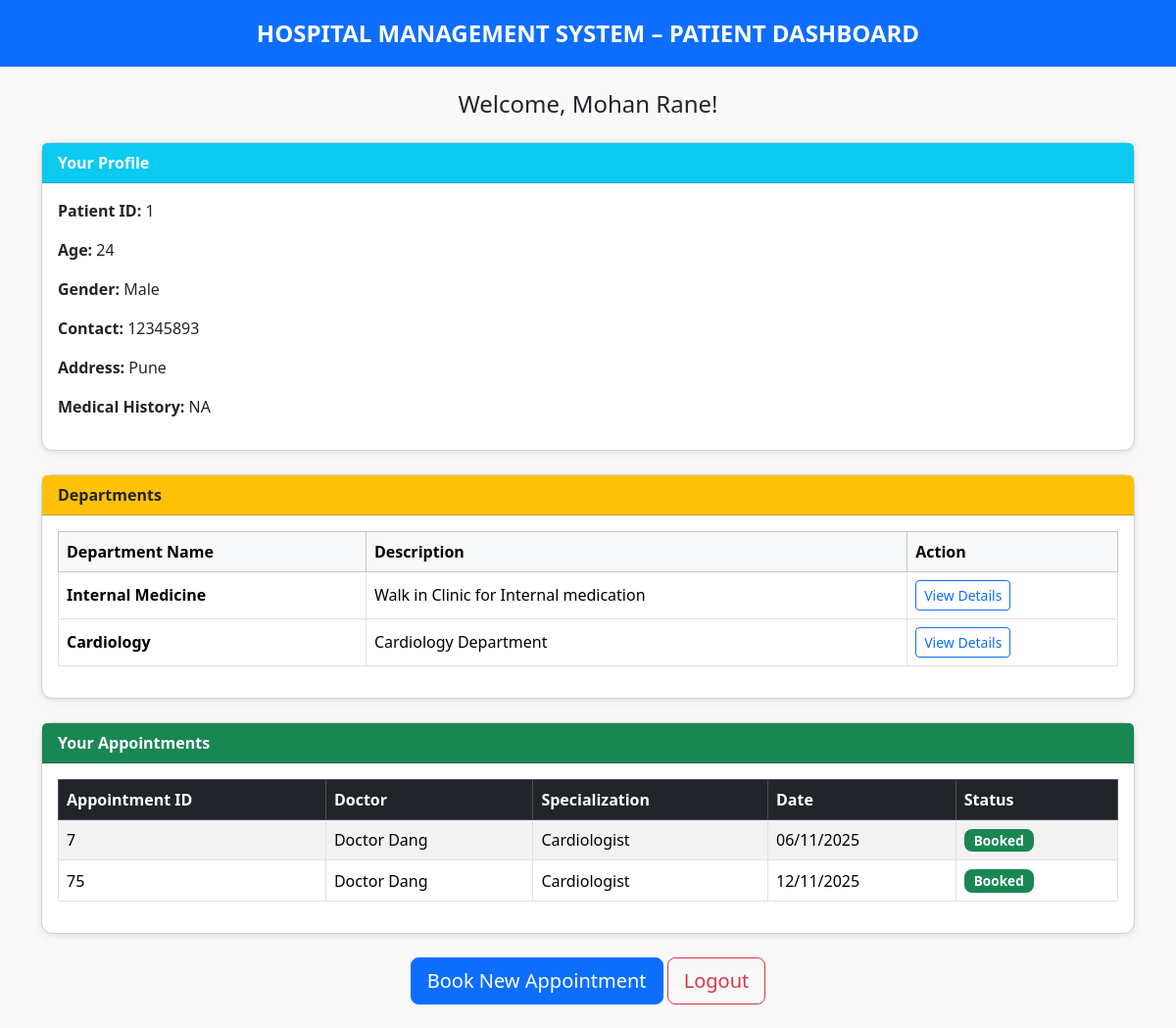
The page /patientdashboard (signed in) on the database its author committed.
### application/models.py (models this page shows)
class Patient(UserMixin, db.Model):
    id = db.Column(db.Integer(), primary_key = True)
    username = db.Column(db.String(), nullable = False, unique = True)
    password = db.Column(db.String(), nullable = False)
    name = db.Column(db.String(), nullable = False)
    age = db.Column(db.Integer(), nullable = False)
    gender = db.Column(db.String(), nullable = False)
    address = db.Column(db.String(), nullable = False)
    contact_num = db.Column(db.Integer(), nullable = False)
    medical_history = db.Column(db.String(), nullable = False)
    flagged = db.Column(db.Integer(), nullable = False, default = 0)
    patient_id = db.Column(db.Integer(), db.ForeignKey("user.id"), nullable = False)
    appointment = db.relationship('Appointment', backref = 'patient')

class Department(UserMixin, db.Model):
    id = db.Column(db.Integer(), primary_key = True)
    name = db.Column(db.String(), nullable = False, unique = True)
    description = db.Column(db.String(), nullable = False)
    doctor = db.relationship('Doctor', backref = 'department')

class Appointment(UserMixin, db.Model):
    id = db.Column(db.Integer(), primary_key = True)
    appointment_date = db.Column(db.DateTime(), nullable = False)
    appointment_time = db.Column(db.Time(), nullable = False)
    reason = db.Column(db.String(), nullable = False, default = 'Null')
    status = db.Column(db.String(), nullable = False, default = "Available")
    patient_id = db.Column(db.Integer(), db.ForeignKey("patient.id"), nullable = False, default = 999)
    doctor_id = db.Column(db.Integer(), db.ForeignKey("doctor.id"), nullable = False)
    treatment = db.relationship('Treatment', backref = 'appointment')

class Doctor(UserMixin, db.Model):
    id = db.Column(db.Integer(), primary_key = True)
    username = db.Column(db.String(), nullable = False, unique = True)
    password = db.Column(db.String(), nullable = False)
    name = db.Column(db.String(), nullable = False)
    qualification = db.Column(db.String(), nullable = False)
    experience = db.Column(db.Integer(), nullable = False)
    fee = db.Column(db.Integer(), nullable = False)
    flagged = db.Column(db.Integer(), nullable = False,default = 0)
    specialization = db.Column(db.String(), nullable = False)
    designation = db.Column(db.String(), nullable = False)
    registration_num = db.Column(db.String(), nullable = False)
    doctor_id = db.Column(db.Integer(), db.ForeignKey("user.id"), nullable = False)
    appointment = db.relationship('Appointment', backref = 'doctor')
    department_id = db.Column(db.Integer(), db.ForeignKey("department.id"), nullable = False)

### application/routes.py (the view)
@app.route('/patientdashboard')
@login_required
def patient_dashboard():
    if current_user.user_role != 2:
        return render_template('patient_login.html', error="Access denied. Only patients can access this page.")
    patient = Patient.query.filter_by(username=current_user.username).first()
    appointments = Appointment.query.filter_by(patient_id=patient.id).all()
    doctors = Doctor.query.all()
    departments = Department.query.all()
    return render_template(
        'patient_dashboard.html',
        patient=patient,
        appointments=appointments,
        doctors=doctors,
        departments=departments
    )

### templates/patient_dashboard.html (shortened to what this page needs)
<!DOCTYPE html>
<html lang="en">
<head>
    <link href="https://cdn.jsdelivr.net/npm/bootstrap@5.3.3/dist/css/bootstrap.min.css" rel="stylesheet">
</head>
<body>
    <div class="text-bg-primary p-3 text-center fs-4 fw-bold">
        HOSPITAL MANAGEMENT SYSTEM – PATIENT DASHBOARD
    </div>
    <div class="container mt-4">
        <h4 class="text-center mb-4">Welcome, {{ patient.name }}!</h4>
        <div class="card mb-4">
            <div class="card-header bg-info text-white fw-bold">Your Profile</div>
            <div class="card-body">
                <p><strong>Patient ID:</strong> {{ patient.id }}</p>
                <p><strong>Age:</strong> {{ patient.age }}</p>
                <p><strong>Gender:</strong> {{ patient.gender }}</p>
                <p><strong>Contact:</strong> {{ patient.contact_num }}</p>
                <p><strong>Address:</strong> {{ patient.address }}</p>
                <p><strong>Medical History:</strong> {{ patient.medical_history }}</p>
            </div>
        </div>
        <div class="card mb-4">
            <div class="card-header bg-warning text-dark fw-bold">Departments</div>
            <div class="card-body">
                {% if departments %}
                <table class="table table-bordered align-middle">
                    <thead class="table-light">
                        <tr>
                            <th>Department Name</th>
                            <th>Description</th>
                            <th>Action</th>
                        </tr>
                    </thead>
                    <tbody>
                        {% for dep in departments %}
                        <tr>
                            <td class="fw-bold">{{ dep.name }}</td>
                            <td>{{ dep.description }}</td>
                            <td>
                                <a href="{{ url_for('department_details', dep_id=dep.id) }}" class="btn btn-outline-primary btn-sm">
                                    View Details
                                </a>
                            </td>
                        </tr>
                        {% endfor %}
                    </tbody>
                </table>
                {% else %}
                    <p class="text-muted">No departments available at the moment.</p>
                {% endif %}
            </div>
        </div>
        <div class="card mb-4">
            <div class="card-header bg-success text-white fw-bold">Your Appointments</div>
            <div class="card-body">
                {% if appointments %}
                <table class="table table-striped align-middle table-bordered">
                    <thead class="table-dark">
                        <tr>
                            <th>Appointment ID</th>
                            <th>Doctor</th>
                            <th>Specialization</th>
                            <th>Date</th>
                            <th>Status</th>
                        </tr>
                    </thead>
                    <tbody>
                        {% for appt in appointments %}
                        <tr>
                            <td>{{ appt.id }}</td>
                            <td>{{ appt.doctor.name if appt.doctor else 'N/A' }}</td>
                            <td>{{ appt.doctor.specialization if appt.doctor else 'N/A' }}</td>
                            <td>
                                {% if appt.appointment_date %}
                                    {{ appt.appointment_date.strftime('%d/%m/%Y') }}
                                {% else %}
                                    N/A
                                {% endif %}
                            </td>
                            <td><span class="badge bg-success">{{ appt.status if appt.status else 'Scheduled' }}</span></td>
                        </tr>
                        {% endfor %}
                    </tbody>
                </table>
                {% else %}
                    <p class="text-muted">You have no appointments yet.</p>
                {% endif %}
            </div>
        </div>
        <div class="text-center mb-4">
            <a href="{{ url_for('book_appointment') }}" class="btn btn-primary btn-lg">Book New Appointment</a>
            <a href="{{ url_for('admin_logout') }}" class="btn btn-outline-danger btn-lg">Logout</a>
        </div>
    </div>
</body>
</html>

### templates/patient_dashboard.html (style rules this page uses)
body { background-color: #f9f9f9; }
.card { border-radius: 12px; box-shadow: 0 2px 6px rgba(0,0,0,0.1); }
.badge { font-size: 0.85rem; padding: 5px 10px; border-radius: 8px; }

### rows shown on the page
Patient: name "Mohan Rane", id "1", age "24", gender "Male", contact_num "12345893", address "Pune", medical_history "NA"
Department: name "Internal Medicine", description "Walk in Clinic for Internal medication"
Department: name "Cardiology", description "Cardiology Department"
Appointment: id "7", doctor "Doctor Dang", doctor "Cardiologist", appointment_date "06/11/2025", status "Booked"
Appointment: id "75", doctor "Doctor Dang", doctor "Cardiologist", appointment_date "12/11/2025", status "Booked"
